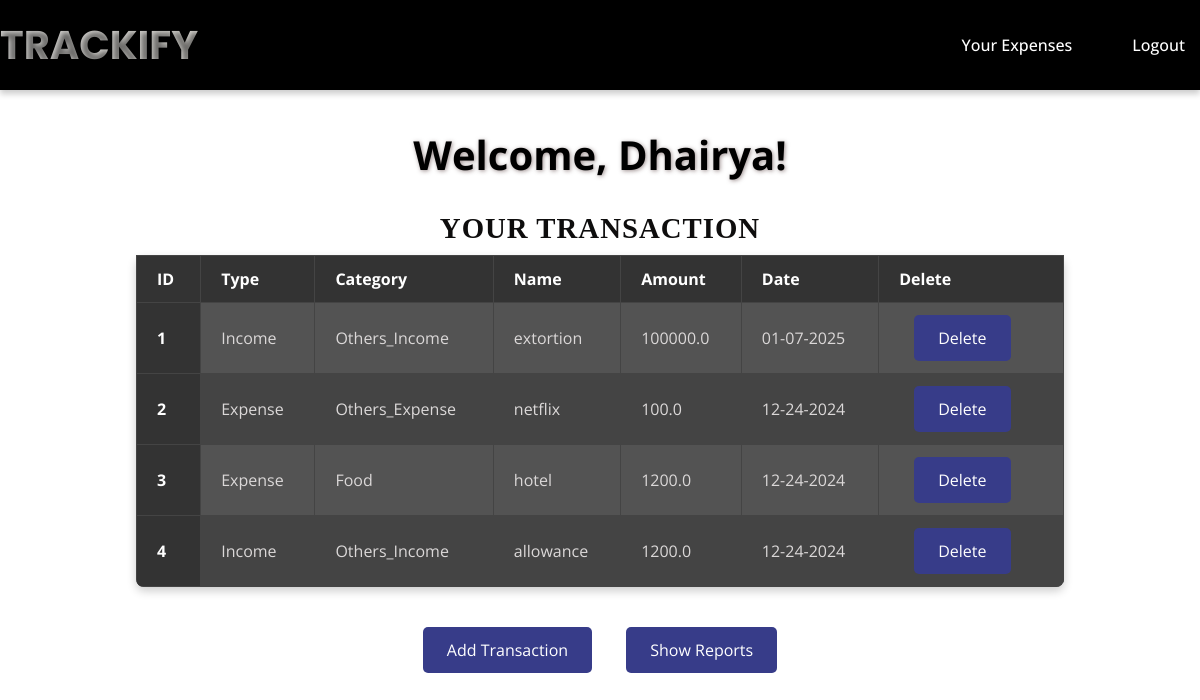
The app's page /index (signed in) with its own data.
### app.py (models this page shows, shortened)
class User(db.Model,UserMixin):
    id = db.Column(db.Integer,primary_key =True)
    username = db.Column(db.String(150),nullable =False,unique =True)
    email = db.Column(db.String(40),nullable =False,unique =True)
    password_hash = db.Column(db.String(100),nullable =False)
    transcations = db.relationship('Transcation',backref ='user',lazy=True)

class Transcation(db.Model):
    id = db.Column(db.Integer,primary_key =True)
    type = db.Column(db.String(100),nullable =False)
    category = db.Column(db.String(100),nullable= False)
    name = db.Column(db.String(100),nullable =False)
    amount = db.Column(db.Float,nullable = False)
    date = db.Column(db.DateTime,nullable = False,default = datetime.now(timezone.utc))
    user_id = db.Column(db.Integer,db.ForeignKey('user.id'),nullable =False)

### app.py (the view)
@app.route('/index')
def index():
    entries = Transcation.query.filter_by(user_id=current_user.id).order_by(Transcation.date.desc()).all()
    return render_template('index.html',entries = entries,title='index')

### app.py (called while the page is built)
@login_manager.user_loader
def load_user(user_id):
    return User.query.get(int(user_id))

### templates/index.html (shortened to what this page needs)
<!DOCTYPE html>
<html lang="en">
<head>
</head>
<body>
    <header>
        <div class="nav-bar">
            <div class="brand">
                <h1 class ="navbar-title">Trackify</h1>
            </div>
            <div class="nav-list">
                <ul>
                    <li><a href="#table">Your Expenses</a></li>
                    <li><a href="/logout">Logout</a></li>
                </ul>
            </div>
        </div>
    </header>
    <div class="content">
        <h1 class ="welcome-title">Welcome, {{ current_user.username }}!</h1>
        <section id="table">
            <table>
                <caption>Your Transaction</caption>
                <thead>
                    <tr>
                        <th>ID</th>
                        <th>Type</th>
                        <th>Category</th>
                        <th>Name</th>
                        <th>Amount</th>
                        <th>Date</th>
                        <th>Delete</th>
                    </tr>
                </thead>
                <tbody>
                    {% for entry in entries %}
                    <tr>
                        <th scope="row">{{ loop.index }}</th>
                        <td>{{ entry.type }}</td>
                        <td>{{ entry.category }}</td>
                        <td>{{ entry.name }}</td>
                        <td>{{ entry.amount }}</td>
                        <td>{{ entry.date.strftime("%m-%d-%Y") }}</td>
                        <td><a href="{{ url_for('delete', entry_id=entry.id) }}" class="button">Delete</a></td>
                    </tr>
                    {% endfor %}
                </tbody>
            </table>
            <div class="buttons">
                <a href="/add" class="button">Add Transaction</a>
                <a href="/expense_sum" class="button">Show Reports</a>
            </div>
        </section>
    </div>
</body>
</html>

### templates/index.html (style rules this page uses)
body { background-size: cover; background-position: center; background-repeat: no-repeat; color: rgb(219, 216, 216); font-family: 'Open Sans', sans-serif; margin: 0; padding: 0; }
header { width: 100%; background-color: black; text-align: center; color: white; padding: 15px 0; box-shadow: 0 4px 6px rgba(0, 0, 0, 0.2); position: fixed; top: 0; left: 0; z-index: 1000; }
.nav-bar { display: flex; justify-content: space-between; align-items: center; max-width: 1200px; margin: 0 auto; }
.navbar-title { font-size: 2.5rem; font-family: 'Poppins', sans-serif; text-transform: uppercase; background: linear-gradient(90deg,rgb(204, 203, 201),rgb(210, 208, 203)); -webkit-background-clip: text; -webkit-text-fill-color: transparent; text-shadow: 2px 2px 5px rgba(0, 0, 0, 0.5); margin: 0; }
.nav-list ul { list-style: none; display: flex; gap: 30px; padding: 0; margin: 0; }
.nav-list ul li { display: inline; }
.nav-list ul a { font-size: 1rem; font-weight: 500; text-decoration: none; color: white; padding: 10px 15px; border-radius: 4px; transition: background-color 0.3s ease, transform 0.3s ease; }
.content { margin-top: 80px; padding: 20px; text-align: center; }
.welcome-title { font-size: 2.5rem; font-family: 'Open Sans', sans-serif; color: black; text-shadow: 1px 1px 4px rgba(61, 34, 34, 0.5); margin-bottom: 30px; }
table { width: 80%; margin: 0 auto; border-collapse: collapse; font-size: 16px; text-align: left; box-shadow: 0 4px 10px rgba(0, 0, 0, 0.2); background-color: rgba(40, 40, 40, 0.8); border-radius: 8px; overflow: hidden; margin-bottom: 40px; }
th, td { border: 1px solid #444; padding: 12px 20px; }
th { background-color: #333; color: #fff; }
tr:nth-child(even) { background-color: #444; }
caption { font-family: 'Playfair Display', serif; font-size: 1.8em; font-weight: 700; margin-bottom: 10px; color: rgb(14, 13, 13); text-transform: uppercase; letter-spacing: 1px; }
.buttons { margin: 20px auto; text-align: center; }
.button { display: inline-block; background-color: rgb(55, 60, 137); color: #fff; text-decoration: none; padding: 12px 24px; border-radius: 5px; font-size: 16px; margin: 0 15px; transition: background-color 0.3s ease, transform 0.3s ease; }

### records on screen
User: username "Dhairya"
Transcation: type "Income", category "Others_Income", name "extortion", amount "100000.0", date "01-07-2025"
Transcation: type "Expense", category "Others_Expense", name "netflix", amount "100.0", date "12-24-2024"
Transcation: type "Expense", category "Food", name "hotel", amount "1200.0", date "12-24-2024"
Transcation: type "Income", category "Others_Income", name "allowance", amount "1200.0", date "12-24-2024"
